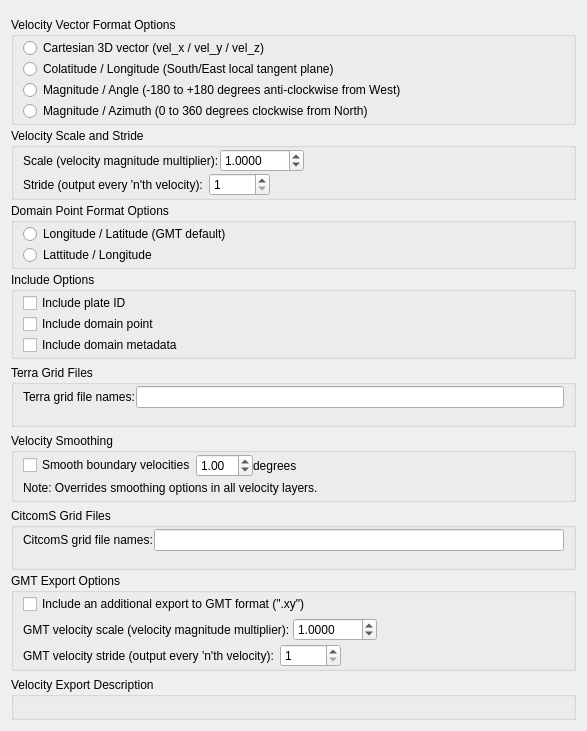
<?xml version="1.0" encoding="UTF-8"?>
<ui version="4.0">
 <class>ExportVelocityOptionsWidget</class>
 <widget class="QWidget" name="ExportVelocityOptionsWidget">
  <property name="geometry">
   <rect>
    <x>0</x>
    <y>0</y>
    <width>587</width>
    <height>650</height>
   </rect>
  </property>
  <property name="windowTitle">
   <string>Form</string>
  </property>
  <layout class="QVBoxLayout" name="verticalLayout_13">
   <item>
    <widget class="QWidget" name="widget_file_options" native="true"/>
   </item>
   <item>
    <widget class="QWidget" name="gmt_format_options" native="true">
     <layout class="QVBoxLayout" name="verticalLayout">
      <property name="spacing">
       <number>3</number>
      </property>
      <property name="margin">
       <number>0</number>
      </property>
      <item>
       <widget class="QGroupBox" name="velocity_vector_format_group_box">
        <property name="title">
         <string>Velocity Vector Format Options</string>
        </property>
        <layout class="QVBoxLayout" name="verticalLayout_2">
         <property name="spacing">
          <number>1</number>
         </property>
         <property name="topMargin">
          <number>1</number>
         </property>
         <property name="bottomMargin">
          <number>1</number>
         </property>
         <item>
          <widget class="QRadioButton" name="velocity_vector_3D_radio_button">
           <property name="text">
            <string>Cartesian 3D vector (vel_x / vel_y / vel_z)</string>
           </property>
          </widget>
         </item>
         <item>
          <widget class="QRadioButton" name="velocity_vector_colat_lon_radio_button">
           <property name="text">
            <string>Colatitude / Longitude (South/East local tangent plane)</string>
           </property>
          </widget>
         </item>
         <item>
          <widget class="QRadioButton" name="velocity_vector_magnitude_angle_radio_button">
           <property name="text">
            <string>Magnitude / Angle (-180 to +180 degrees anti-clockwise from West)</string>
           </property>
          </widget>
         </item>
         <item>
          <widget class="QRadioButton" name="velocity_vector_magnitude_azimuth_radio_button">
           <property name="text">
            <string>Magnitude / Azimuth (0 to 360 degrees clockwise from North)</string>
           </property>
          </widget>
         </item>
        </layout>
       </widget>
      </item>
      <item>
       <widget class="QGroupBox" name="velocity_scale_and_stride_options">
        <property name="title">
         <string>Velocity Scale and Stride</string>
        </property>
        <layout class="QVBoxLayout" name="verticalLayout_8">
         <property name="spacing">
          <number>1</number>
         </property>
         <property name="topMargin">
          <number>1</number>
         </property>
         <property name="bottomMargin">
          <number>1</number>
         </property>
         <item>
          <layout class="QHBoxLayout" name="horizontalLayout_4">
           <item>
            <widget class="QLabel" name="velocity_scale_label">
             <property name="text">
              <string>Scale (velocity magnitude multiplier):</string>
             </property>
            </widget>
           </item>
           <item>
            <widget class="QDoubleSpinBox" name="velocity_scale_spin_box">
             <property name="decimals">
              <number>4</number>
             </property>
             <property name="minimum">
              <double>0.000000000000000</double>
             </property>
             <property name="maximum">
              <double>1000.000000000000000</double>
             </property>
             <property name="singleStep">
              <double>0.050000000000000</double>
             </property>
             <property name="value">
              <double>1.000000000000000</double>
             </property>
            </widget>
           </item>
           <item>
            <spacer name="horizontalSpacer_2">
             <property name="orientation">
              <enum>Qt::Horizontal</enum>
             </property>
             <property name="sizeHint" stdset="0">
              <size>
               <width>40</width>
               <height>20</height>
              </size>
             </property>
            </spacer>
           </item>
          </layout>
         </item>
         <item>
          <layout class="QHBoxLayout" name="horizontalLayout_3">
           <property name="spacing">
            <number>6</number>
           </property>
           <item>
            <widget class="QLabel" name="velocity_stride_label">
             <property name="text">
              <string>Stride (output every 'n'th velocity):</string>
             </property>
            </widget>
           </item>
           <item>
            <widget class="QSpinBox" name="velocity_stride_spin_box">
             <property name="minimum">
              <number>1</number>
             </property>
             <property name="maximum">
              <number>99999</number>
             </property>
             <property name="value">
              <number>1</number>
             </property>
            </widget>
           </item>
           <item>
            <spacer name="horizontalSpacer">
             <property name="orientation">
              <enum>Qt::Horizontal</enum>
             </property>
             <property name="sizeHint" stdset="0">
              <size>
               <width>40</width>
               <height>20</height>
              </size>
             </property>
            </spacer>
           </item>
          </layout>
         </item>
        </layout>
       </widget>
      </item>
      <item>
       <widget class="QGroupBox" name="domain_point_format_options">
        <property name="title">
         <string>Domain Point Format Options</string>
        </property>
        <layout class="QVBoxLayout" name="verticalLayout_7">
         <property name="spacing">
          <number>1</number>
         </property>
         <property name="leftMargin">
          <number>9</number>
         </property>
         <property name="topMargin">
          <number>1</number>
         </property>
         <property name="rightMargin">
          <number>9</number>
         </property>
         <property name="bottomMargin">
          <number>1</number>
         </property>
         <item>
          <widget class="QRadioButton" name="lon_lat_radio_button">
           <property name="text">
            <string>Longitude / Latitude (GMT default)</string>
           </property>
          </widget>
         </item>
         <item>
          <widget class="QRadioButton" name="lat_lon_radio_button">
           <property name="text">
            <string>Lattitude / Longitude</string>
           </property>
          </widget>
         </item>
        </layout>
       </widget>
      </item>
      <item>
       <widget class="QGroupBox" name="inclusion_options">
        <property name="title">
         <string>Include Options</string>
        </property>
        <layout class="QVBoxLayout" name="verticalLayout_9">
         <property name="spacing">
          <number>1</number>
         </property>
         <property name="topMargin">
          <number>1</number>
         </property>
         <property name="bottomMargin">
          <number>1</number>
         </property>
         <item>
          <widget class="QCheckBox" name="include_plate_id_check_box">
           <property name="text">
            <string>Include plate ID</string>
           </property>
          </widget>
         </item>
         <item>
          <widget class="QCheckBox" name="include_domain_point_check_box">
           <property name="text">
            <string>Include domain point</string>
           </property>
          </widget>
         </item>
         <item>
          <widget class="QCheckBox" name="include_domain_meta_data_check_box">
           <property name="text">
            <string>Include domain metadata</string>
           </property>
          </widget>
         </item>
        </layout>
       </widget>
      </item>
     </layout>
    </widget>
   </item>
   <item>
    <widget class="QGroupBox" name="terra_grid_filename_template_group_box">
     <property name="title">
      <string>Terra Grid Files</string>
     </property>
     <layout class="QVBoxLayout" name="verticalLayout_4">
      <property name="spacing">
       <number>1</number>
      </property>
      <property name="topMargin">
       <number>1</number>
      </property>
      <property name="bottomMargin">
       <number>1</number>
      </property>
      <item>
       <layout class="QHBoxLayout" name="horizontalLayout">
        <item>
         <widget class="QLabel" name="terra_grid_filename_template_label">
          <property name="text">
           <string>Terra grid file names:</string>
          </property>
         </widget>
        </item>
        <item>
         <widget class="QLineEdit" name="terra_grid_filename_template_line_edit"/>
        </item>
       </layout>
      </item>
      <item>
       <widget class="QLabel" name="terra_grid_filename_template_description_label">
        <property name="text">
         <string/>
        </property>
       </widget>
      </item>
     </layout>
    </widget>
   </item>
   <item>
    <widget class="QGroupBox" name="terra_velocity_smoothing_group_box">
     <property name="title">
      <string>Velocity Smoothing</string>
     </property>
     <layout class="QVBoxLayout" name="verticalLayout_11">
      <property name="spacing">
       <number>1</number>
      </property>
      <property name="topMargin">
       <number>1</number>
      </property>
      <property name="bottomMargin">
       <number>1</number>
      </property>
      <item>
       <layout class="QHBoxLayout" name="horizontalLayout_8">
        <property name="spacing">
         <number>0</number>
        </property>
        <item>
         <widget class="QCheckBox" name="terra_velocity_smoothing_check_box">
          <property name="text">
           <string>Smooth boundary velocities</string>
          </property>
         </widget>
        </item>
        <item>
         <widget class="QWidget" name="terra_velocity_smoothing_controls" native="true">
          <layout class="QHBoxLayout" name="horizontalLayout_7">
           <property name="spacing">
            <number>0</number>
           </property>
           <property name="margin">
            <number>0</number>
           </property>
           <item>
            <widget class="QDoubleSpinBox" name="terra_velocity_smoothing_distance_spinbox">
             <property name="minimum">
              <double>0.100000000000000</double>
             </property>
             <property name="maximum">
              <double>90.000000000000000</double>
             </property>
             <property name="singleStep">
              <double>0.100000000000000</double>
             </property>
             <property name="value">
              <double>1.000000000000000</double>
             </property>
            </widget>
           </item>
           <item>
            <widget class="QLabel" name="terra_velocity_smoothing_degrees_label">
             <property name="text">
              <string>degrees</string>
             </property>
            </widget>
           </item>
           <item>
            <spacer name="horizontalSpacer_5">
             <property name="orientation">
              <enum>Qt::Horizontal</enum>
             </property>
             <property name="sizeHint" stdset="0">
              <size>
               <width>169</width>
               <height>20</height>
              </size>
             </property>
            </spacer>
           </item>
          </layout>
         </widget>
        </item>
       </layout>
      </item>
      <item>
       <layout class="QHBoxLayout" name="horizontalLayout_11">
        <property name="spacing">
         <number>0</number>
        </property>
        <item>
         <widget class="QLabel" name="label">
          <property name="text">
           <string>Note: Overrides smoothing options in all velocity layers.</string>
          </property>
         </widget>
        </item>
        <item>
         <spacer name="horizontalSpacer_6">
          <property name="orientation">
           <enum>Qt::Horizontal</enum>
          </property>
          <property name="sizeHint" stdset="0">
           <size>
            <width>40</width>
            <height>20</height>
           </size>
          </property>
         </spacer>
        </item>
       </layout>
      </item>
     </layout>
    </widget>
   </item>
   <item>
    <widget class="QWidget" name="citcoms_format_options" native="true">
     <layout class="QVBoxLayout" name="verticalLayout_6">
      <property name="spacing">
       <number>3</number>
      </property>
      <property name="margin">
       <number>0</number>
      </property>
      <item>
       <widget class="QGroupBox" name="citcoms_grid_filename_template_group_box">
        <property name="title">
         <string>CitcomS Grid Files</string>
        </property>
        <layout class="QVBoxLayout" name="verticalLayout_5">
         <property name="spacing">
          <number>1</number>
         </property>
         <property name="topMargin">
          <number>1</number>
         </property>
         <property name="bottomMargin">
          <number>1</number>
         </property>
         <item>
          <layout class="QHBoxLayout" name="horizontalLayout_2">
           <item>
            <widget class="QLabel" name="citcoms_grid_filename_template_label">
             <property name="text">
              <string>CitcomS grid file names:</string>
             </property>
            </widget>
           </item>
           <item>
            <widget class="QLineEdit" name="citcoms_grid_filename_template_line_edit"/>
           </item>
          </layout>
         </item>
         <item>
          <widget class="QLabel" name="citcoms_grid_filename_template_description_label">
           <property name="text">
            <string/>
           </property>
          </widget>
         </item>
        </layout>
       </widget>
      </item>
      <item>
       <widget class="QGroupBox" name="citcoms_gmt_format_options_group_box">
        <property name="title">
         <string>GMT Export Options</string>
        </property>
        <layout class="QVBoxLayout" name="verticalLayout_12">
         <property name="spacing">
          <number>4</number>
         </property>
         <property name="topMargin">
          <number>1</number>
         </property>
         <property name="bottomMargin">
          <number>1</number>
         </property>
         <item>
          <widget class="QCheckBox" name="citcoms_gmt_format_check_box">
           <property name="text">
            <string>Include an additional export to GMT format (&quot;.xy&quot;)</string>
           </property>
          </widget>
         </item>
         <item>
          <widget class="QWidget" name="citcoms_gmt_format_options" native="true">
           <layout class="QVBoxLayout" name="verticalLayout_10">
            <property name="spacing">
             <number>3</number>
            </property>
            <property name="margin">
             <number>0</number>
            </property>
            <item>
             <layout class="QHBoxLayout" name="horizontalLayout_5">
              <item>
               <widget class="QLabel" name="citcoms_gmt_velocity_scale_label">
                <property name="text">
                 <string>GMT velocity scale (velocity magnitude multiplier):</string>
                </property>
               </widget>
              </item>
              <item>
               <widget class="QDoubleSpinBox" name="citcoms_gmt_velocity_scale_spin_box">
                <property name="decimals">
                 <number>4</number>
                </property>
                <property name="minimum">
                 <double>0.000000000000000</double>
                </property>
                <property name="maximum">
                 <double>1000.000000000000000</double>
                </property>
                <property name="singleStep">
                 <double>0.050000000000000</double>
                </property>
                <property name="value">
                 <double>1.000000000000000</double>
                </property>
               </widget>
              </item>
              <item>
               <spacer name="horizontalSpacer_3">
                <property name="orientation">
                 <enum>Qt::Horizontal</enum>
                </property>
                <property name="sizeHint" stdset="0">
                 <size>
                  <width>40</width>
                  <height>20</height>
                 </size>
                </property>
               </spacer>
              </item>
             </layout>
            </item>
            <item>
             <layout class="QHBoxLayout" name="horizontalLayout_6">
              <property name="spacing">
               <number>6</number>
              </property>
              <item>
               <widget class="QLabel" name="citcoms_gmt_velocity_stride_label">
                <property name="text">
                 <string>GMT velocity stride (output every 'n'th velocity):</string>
                </property>
               </widget>
              </item>
              <item>
               <widget class="QSpinBox" name="citcoms_gmt_velocity_stride_spin_box">
                <property name="minimum">
                 <number>1</number>
                </property>
                <property name="maximum">
                 <number>99999</number>
                </property>
                <property name="value">
                 <number>1</number>
                </property>
               </widget>
              </item>
              <item>
               <spacer name="horizontalSpacer_4">
                <property name="orientation">
                 <enum>Qt::Horizontal</enum>
                </property>
                <property name="sizeHint" stdset="0">
                 <size>
                  <width>40</width>
                  <height>20</height>
                 </size>
                </property>
               </spacer>
              </item>
             </layout>
            </item>
           </layout>
          </widget>
         </item>
        </layout>
       </widget>
      </item>
     </layout>
    </widget>
   </item>
   <item>
    <widget class="QGroupBox" name="output_description_group_box">
     <property name="title">
      <string>Velocity Export Description</string>
     </property>
     <layout class="QVBoxLayout" name="verticalLayout_3">
      <property name="spacing">
       <number>3</number>
      </property>
      <property name="topMargin">
       <number>3</number>
      </property>
      <property name="bottomMargin">
       <number>3</number>
      </property>
      <item>
       <widget class="QLabel" name="output_description_label">
        <property name="text">
         <string/>
        </property>
       </widget>
      </item>
     </layout>
    </widget>
   </item>
  </layout>
 </widget>
 <resources>
  <include location="../qt-resources/qt_widgets.qrc"/>
 </resources>
 <connections/>
</ui>
